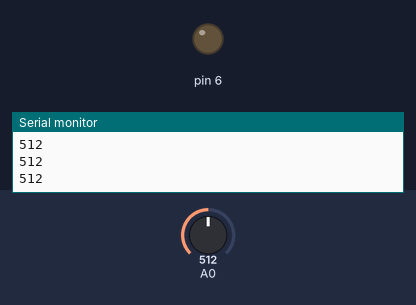
Simulated run of this sketch. Board: Arduino Uno, built with avr-gcc and run on an emulated ATmega328P. Shown: output pins drawn as LEDs (lit = HIGH), the last lines printed to the serial monitor. The test bench sets the inputs (shaded band); at power-on: A0 = 512.

Above: at 1.2 s.
1.3 s: A0 set to 716
At 2.5 s:
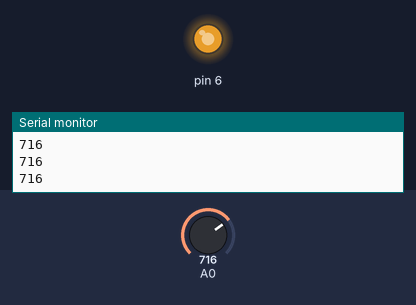
2.8 s: A0 set to 753
At 4.0 s:
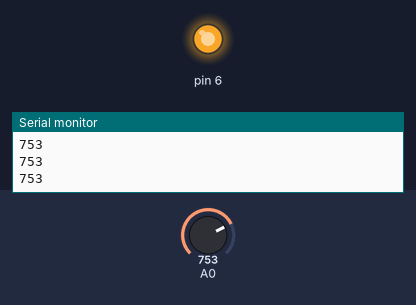
4.3 s: A0 set to 768
At 5.1 s:
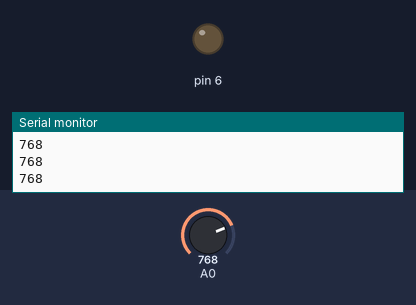
5.8 s: A0 set to 900
At 6.3 s:
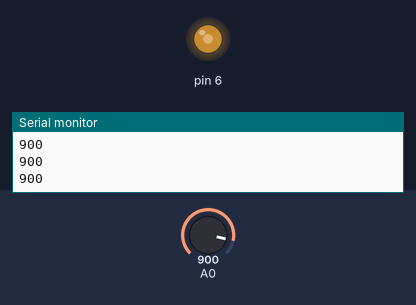
7.3 s: A0 set to 306
At 8.5 s:
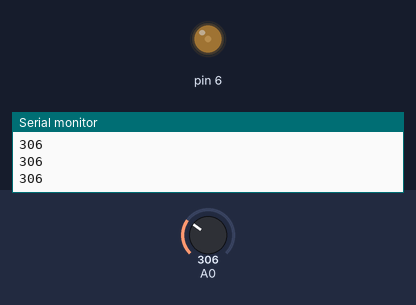
8.8 s: A0 set to 0
At 9.8 s:
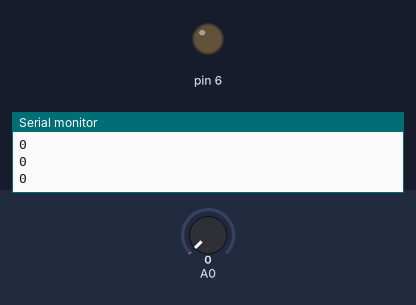
Timing chart, 0 to 11.3 s (numbered marks = the images above; inputs shaded):
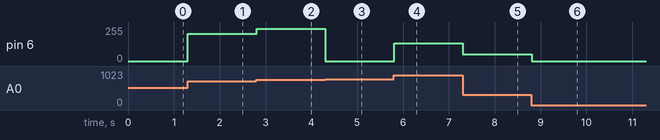

The sketch:

POTENCIOMETRO_LED.ino
```cpp
void setup() {
  // put your setup code here, to run once:
  pinMode(6, OUTPUT);
  Serial.begin(9600);
}

void loop() {
  // put your main code here, to run repeatedly:
  Serial.println(analogRead(A0));
  int potValue = analogRead(A0);//possible values 0...1023
  int mappedValue = map(potValue, 0, 1023, 0, 255);
  analogWrite(6, potValue);//possible values 0...255
}
```

Measured:
- the behaviour switches between 767 and 768 on A0 (found by bisection; images 2 and 3)
- after the input at 1.3 s, pin 6: 0/255 → 204/255 at once
- after the input at 2.8 s, pin 6: 204/255 → 241/255 at once
- after the input at 4.3 s, pin 6: 241/255 → 0/255 at once
- after the input at 5.8 s, pin 6: 0/255 → 132/255 at once
- after the input at 7.3 s, pin 6: 132/255 → 50/255 at once
- after the input at 8.8 s, pin 6: 50/255 → 0/255 at once
